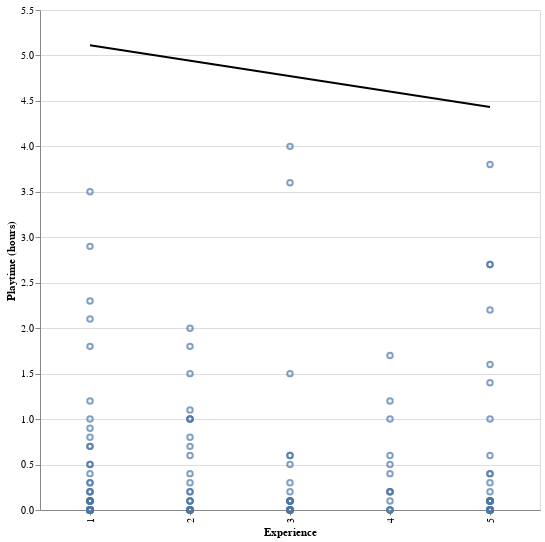

Notebook cell for this chart:
### Code cell
players_filtered_exp = players_filtered[players_filtered["played_hours"] <= 5]
players_filtered_exp

experience_prediction_grid = players_filtered[["experience_num"]].agg(["min", "max"])
experience_prediction_grid["predicted"] = lm.predict(experience_prediction_grid)

experience_scatter = alt.Chart(players_filtered_exp).mark_point().encode(
    x=alt.X("experience_num:O").scale(zero=False).title("Experience"),
    y=alt.Y("played_hours").title("Playtime (hours)")
).properties(width=500, height=500)

experience_plot = experience_scatter + alt.Chart(experience_prediction_grid).mark_line(color="black").encode(
    x="experience_num:O",
    y="predicted"
)
experience_plot

### Figure 1 — Vega specification as saved in the notebook (floating-point values rounded to 4 significant figures; data arrays with more than 128 entries replaced by an {"elided": "..."} marker saying what was removed)
{"$schema": "https://vega.github.io/schema/vega/v5.json", "data": [{"name": "source_1", "values": [{"experience_num": 1, "predicted": 5.112}, {"experience_num": 5, "predicted": 4.432}]}, {"name": "source_0", "values": {"elided": "181 records"}}, {"name": "source_0_x_domain_experience_num_0", "values": [{"experience_num": 5}, {"experience_num": 1}, {"experience_num": 3}, {"experience_num": 4}, {"experience_num": 2}]}, {"name": "source_1_x_domain_experience_num_1", "values": [{"experience_num": 1}, {"experience_num": 5}]}], "marks": [{"type": "symbol", "name": "layer_0_marks", "from": {"data": "source_0"}, "encode": {"update": {"x": {"field": "experience_num", "scale": "x"}, "fill": {"value": "transparent"}, "opacity": {"value": 0.7}, "stroke": {"value": "#4c78a8"}, "y": {"field": "played_hours", "scale": "y"}}}, "style": ["point"]}, {"type": "line", "name": "layer_1_marks", "from": {"data": "source_1"}, "sort": {"field": "x"}, "encode": {"update": {"x": {"field": "experience_num", "scale": "x"}, "stroke": {"value": "black"}, "defined": {"signal": "isValid(datum[\"predicted\"]) && isFinite(+datum[\"predicted\"])"}, "y": {"field": "predicted", "scale": "y"}}}, "style": ["line"]}], "scales": [{"name": "x", "type": "point", "domain": {"fields": [{"data": "source_0_x_domain_experience_num_0", "field": "experience_num"}, {"data": "source_1_x_domain_experience_num_1", "field": "experience_num"}], "sort": true}, "range": [0, {"signal": "width"}], "padding": 0.5}, {"name": "y", "type": "linear", "domain": {"fields": [{"data": "source_0", "field": "played_hours"}, {"data": "source_1", "field": "predicted"}]}, "range": [{"signal": "height"}, 0], "zero": true, "nice": true}], "axes": [{"scale": "y", "ticks": false, "zindex": 0, "aria": false, "gridScale": "x", "domain": false, "minExtent": 0, "tickCount": {"signal": "ceil(height/40)"}, "orient": "left", "grid": true, "labels": false, "maxExtent": 0}, {"scale": "x", "labelAlign": "right", "title": "Experience", "orient": "bottom", "labelAngle": 270, "zindex": 0, "grid": false, "labelBaseline": "middle"}, {"scale": "y", "zindex": 0, "grid": false, "orient": "left", "tickCount": {"signal": "ceil(height/40)"}, "labelOverlap": true, "title": "Playtime (hours)"}], "width": 500, "background": "white", "height": 500, "style": "cell", "padding": 5}
